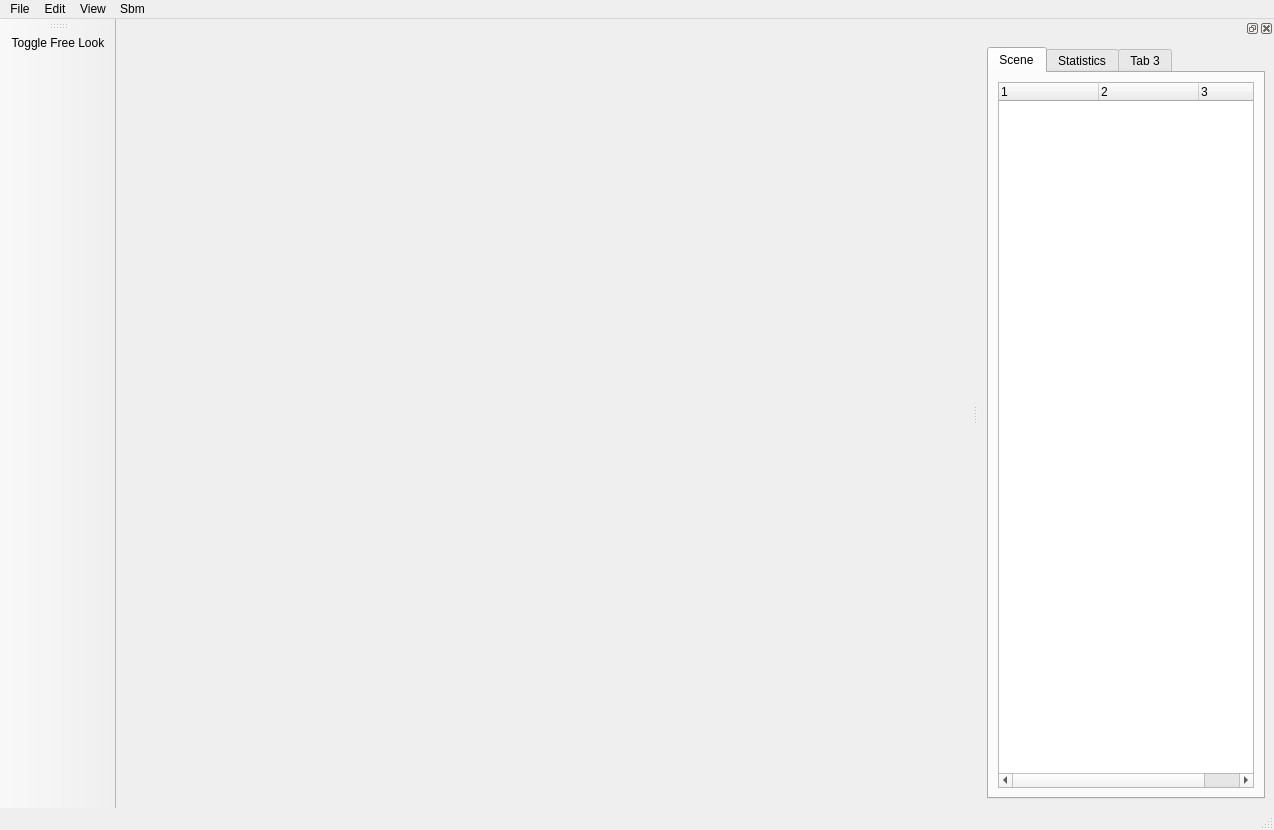
<?xml version="1.0" encoding="UTF-8"?>
<ui version="4.0">
 <class>MainWindow</class>
 <widget class="QMainWindow" name="MainWindow">
  <property name="geometry">
   <rect>
    <x>0</x>
    <y>0</y>
    <width>1274</width>
    <height>830</height>
   </rect>
  </property>
  <property name="baseSize">
   <size>
    <width>1274</width>
    <height>830</height>
   </size>
  </property>
  <property name="windowTitle">
   <string>Smartbody Debugger</string>
  </property>
  <widget class="QWidget" name="centralwidget">
   <layout class="QHBoxLayout" name="horizontalLayout_3">
    <item>
     <widget class="QWidget" name="RenderView" native="true">
      <property name="minimumSize">
       <size>
        <width>500</width>
        <height>500</height>
       </size>
      </property>
      <property name="maximumSize">
       <size>
        <width>16777215</width>
        <height>16777215</height>
       </size>
      </property>
      <layout class="QHBoxLayout" name="horizontalLayout_2"/>
     </widget>
    </item>
   </layout>
  </widget>
  <widget class="QMenuBar" name="menubar">
   <property name="geometry">
    <rect>
     <x>0</x>
     <y>0</y>
     <width>1274</width>
     <height>21</height>
    </rect>
   </property>
   <widget class="QMenu" name="menuFile">
    <property name="title">
     <string>File</string>
    </property>
    <addaction name="actionConnect"/>
    <addaction name="actionDisconnect"/>
    <addaction name="actionSettings"/>
    <addaction name="actionExit"/>
   </widget>
   <widget class="QMenu" name="menuEdit">
    <property name="title">
     <string>Edit</string>
    </property>
   </widget>
   <widget class="QMenu" name="menuView">
    <property name="title">
     <string>View</string>
    </property>
   </widget>
   <widget class="QMenu" name="menuSbm">
    <property name="title">
     <string>Sbm</string>
    </property>
    <addaction name="actionData_Viewer"/>
    <addaction name="actionResource_Viewer"/>
    <addaction name="actionCommand_Window"/>
   </widget>
   <addaction name="menuFile"/>
   <addaction name="menuEdit"/>
   <addaction name="menuView"/>
   <addaction name="menuSbm"/>
  </widget>
  <widget class="QStatusBar" name="statusbar"/>
  <widget class="QToolBar" name="toolBar">
   <property name="windowTitle">
    <string>toolBar</string>
   </property>
   <attribute name="toolBarArea">
    <enum>LeftToolBarArea</enum>
   </attribute>
   <attribute name="toolBarBreak">
    <bool>false</bool>
   </attribute>
   <addaction name="actionToggleFreeLookCamera"/>
  </widget>
  <widget class="QDockWidget" name="sceneDockWidget">
   <property name="maximumSize">
    <size>
     <width>524287</width>
     <height>524287</height>
    </size>
   </property>
   <property name="layoutDirection">
    <enum>Qt::LeftToRight</enum>
   </property>
   <attribute name="dockWidgetArea">
    <number>2</number>
   </attribute>
   <widget class="QWidget" name="dockWidgetContents">
    <layout class="QHBoxLayout" name="horizontalLayout">
     <item>
      <widget class="QTabWidget" name="sceneTab">
       <property name="sizePolicy">
        <sizepolicy hsizetype="Expanding" vsizetype="Expanding">
         <horstretch>0</horstretch>
         <verstretch>0</verstretch>
        </sizepolicy>
       </property>
       <property name="minimumSize">
        <size>
         <width>0</width>
         <height>0</height>
        </size>
       </property>
       <property name="maximumSize">
        <size>
         <width>16777215</width>
         <height>16777215</height>
        </size>
       </property>
       <property name="layoutDirection">
        <enum>Qt::LeftToRight</enum>
       </property>
       <property name="currentIndex">
        <number>0</number>
       </property>
       <widget class="QWidget" name="tab">
        <attribute name="title">
         <string>Scene</string>
        </attribute>
        <layout class="QHBoxLayout" name="horizontalLayout_4">
         <item>
          <widget class="QTreeWidget" name="sceneTree">
           <property name="sizePolicy">
            <sizepolicy hsizetype="Expanding" vsizetype="Expanding">
             <horstretch>0</horstretch>
             <verstretch>0</verstretch>
            </sizepolicy>
           </property>
           <property name="minimumSize">
            <size>
             <width>0</width>
             <height>0</height>
            </size>
           </property>
           <property name="maximumSize">
            <size>
             <width>16777215</width>
             <height>16777215</height>
            </size>
           </property>
           <property name="layoutDirection">
            <enum>Qt::LeftToRight</enum>
           </property>
           <property name="horizontalScrollBarPolicy">
            <enum>Qt::ScrollBarAsNeeded</enum>
           </property>
           <property name="editTriggers">
            <set>QAbstractItemView::DoubleClicked|QAbstractItemView::EditKeyPressed</set>
           </property>
           <property name="horizontalScrollMode">
            <enum>QAbstractItemView::ScrollPerPixel</enum>
           </property>
           <property name="rootIsDecorated">
            <bool>true</bool>
           </property>
           <property name="columnCount">
            <number>3</number>
           </property>
           <attribute name="headerVisible">
            <bool>true</bool>
           </attribute>
           <attribute name="headerCascadingSectionResizes">
            <bool>false</bool>
           </attribute>
           <column>
            <property name="text">
             <string notr="true">1</string>
            </property>
           </column>
           <column>
            <property name="text">
             <string notr="true">2</string>
            </property>
           </column>
           <column>
            <property name="text">
             <string notr="true">3</string>
            </property>
           </column>
          </widget>
         </item>
        </layout>
       </widget>
       <widget class="QWidget" name="statisticsTab">
        <attribute name="title">
         <string>Statistics</string>
        </attribute>
        <widget class="QLabel" name="cameraPositionLabel">
         <property name="geometry">
          <rect>
           <x>10</x>
           <y>50</y>
           <width>211</width>
           <height>31</height>
          </rect>
         </property>
         <property name="text">
          <string>Camera Pos:</string>
         </property>
        </widget>
        <widget class="QLabel" name="networkFpsLabel">
         <property name="geometry">
          <rect>
           <x>10</x>
           <y>30</y>
           <width>121</width>
           <height>16</height>
          </rect>
         </property>
         <property name="text">
          <string>Network Fps:</string>
         </property>
        </widget>
        <widget class="QLabel" name="rendererFpsLabel">
         <property name="enabled">
          <bool>true</bool>
         </property>
         <property name="geometry">
          <rect>
           <x>10</x>
           <y>10</y>
           <width>121</width>
           <height>16</height>
          </rect>
         </property>
         <property name="text">
          <string>Renderer Fps:</string>
         </property>
        </widget>
       </widget>
       <widget class="QWidget" name="tab_3">
        <attribute name="title">
         <string>Tab 3</string>
        </attribute>
       </widget>
      </widget>
     </item>
    </layout>
   </widget>
  </widget>
  <action name="actionConnect">
   <property name="text">
    <string>&amp;Connect</string>
   </property>
   <property name="toolTip">
    <string>Connect to a Smartbody Process</string>
   </property>
   <property name="shortcut">
    <string>Ctrl+C</string>
   </property>
  </action>
  <action name="actionToggleFreeLookCamera">
   <property name="icon">
    <iconset>
     <normaloff>../images/monkey_on_128x128.png</normaloff>../images/monkey_on_128x128.png</iconset>
   </property>
   <property name="text">
    <string>Toggle Free Look</string>
   </property>
   <property name="toolTip">
    <string>Toggle Free Look</string>
   </property>
  </action>
  <action name="actionSettings">
   <property name="text">
    <string>&amp;Settings</string>
   </property>
   <property name="shortcut">
    <string>Ctrl+S</string>
   </property>
  </action>
  <action name="actionDisconnect">
   <property name="enabled">
    <bool>false</bool>
   </property>
   <property name="text">
    <string>&amp;Disconnect</string>
   </property>
   <property name="shortcut">
    <string>Ctrl+D</string>
   </property>
  </action>
  <action name="actionExit">
   <property name="text">
    <string>E&amp;xit</string>
   </property>
   <property name="shortcut">
    <string>Ctrl+Q</string>
   </property>
  </action>
  <action name="actionResource_Viewer">
   <property name="text">
    <string>&amp;Resource Viewer</string>
   </property>
   <property name="shortcut">
    <string>Ctrl+R</string>
   </property>
  </action>
  <action name="actionCommand_Window">
   <property name="text">
    <string>Command Window</string>
   </property>
  </action>
  <action name="actionData_Viewer">
   <property name="text">
    <string>Data Viewer</string>
   </property>
   <property name="shortcut">
    <string>Ctrl+D</string>
   </property>
  </action>
 </widget>
 <resources/>
 <connections/>
</ui>
